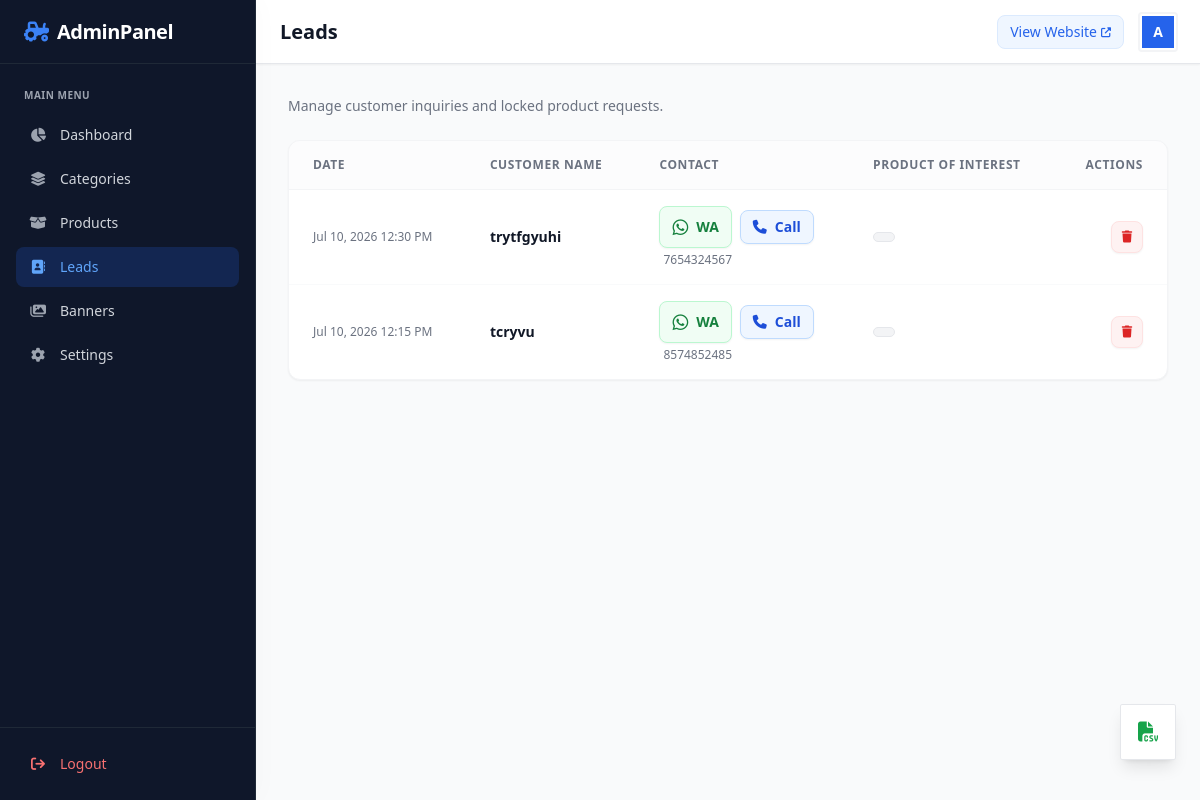
The app's page /admin/leads.php (signed in) with its own data.
### tables this page shows
CREATE TABLE leads (
    id INTEGER PRIMARY KEY AUTOINCREMENT,
    product_id INTEGER,
    customer_name TEXT NOT NULL,
    phone TEXT NOT NULL,
    created_at DATETIME DEFAULT CURRENT_TIMESTAMP,
    FOREIGN KEY(product_id) REFERENCES products(id)
);

### admin/leads.php (the view, shortened to what this page needs)
<?php
require_once __DIR__ . '/../includes/functions.php';
$leads = $pdo->query("
    SELECT l.*, p.name as product_name
    FROM leads l
    LEFT JOIN products p ON l.product_id = p.id
    ORDER BY l.id DESC
")->fetchAll();
include __DIR__ . '/includes/header.php';
?>
<div class="mb-6 animate-fade-in">
    <p class="text-gray-500 text-sm">Manage customer inquiries and locked product requests.</p>
</div>
<div class="bg-white rounded-xl shadow-sm border border-gray-100 overflow-hidden animate-slide-up">
    <div class="overflow-x-auto">
        <table class="w-full text-left border-collapse min-w-max">
            <thead>
                <tr class="bg-gray-50/50 text-gray-500 text-xs uppercase tracking-wider border-b border-gray-100">
                    <th class="px-6 py-4 font-semibold">Date</th>
                    <th class="px-6 py-4 font-semibold">Customer Name</th>
                    <th class="px-6 py-4 font-semibold">Contact</th>
                    <th class="px-6 py-4 font-semibold">Product of Interest</th>
                    <th class="px-6 py-4 font-semibold text-right">Actions</th>
                </tr>
            </thead>
            <tbody class="text-sm divide-y divide-gray-50">
                <?php if (empty($leads)): ?>
                    <tr>
                        <td colspan="5" class="px-6 py-12 text-center text-gray-500">
                            <i class="fa-solid fa-folder-open text-4xl mb-3 text-gray-200"></i>
                            <p class="font-medium text-gray-600">No leads found yet.</p>
                        </td>
                    </tr>
                <?php else: ?>
                    <?php foreach ($leads as $lead): ?>
                        <tr class="hover:bg-gray-50/80 transition duration-150">
                            <td class="px-6 py-4 text-gray-500 text-xs whitespace-nowrap font-medium"><?php echo date('M j, Y g:i A', strtotime($lead['created_at'])); ?></td>
                            <td class="px-6 py-4 font-bold text-gray-900"><?php echo htmlspecialchars($lead['customer_name']); ?></td>
                            <td class="px-6 py-4">
                                <div class="flex items-center gap-2">
                                    <a href="https://wa.me/<?php echo preg_replace('/[^0-9]/', '', $lead['phone']); ?>" target="_blank" data-turbo="false" class="inline-flex items-center px-3 py-1.5 rounded-lg bg-green-50 text-green-700 hover:bg-green-100 transition font-bold gap-2 text-sm border border-green-200 shadow-sm">
                                        <i class="fa-brands fa-whatsapp text-lg"></i> WA
                                    </a>
                                    <a href="tel:<?php echo preg_replace('/[^0-9+]/', '', $lead['phone']); ?>" data-turbo="false" class="inline-flex items-center px-3 py-1.5 rounded-lg bg-blue-50 text-blue-700 hover:bg-blue-100 transition font-bold gap-2 text-sm border border-blue-200 shadow-sm">
                                        <i class="fa-solid fa-phone"></i> Call
                                    </a>
                                </div>
                                <div class="mt-1 text-xs text-gray-500 font-medium ml-1">
                                    <?php echo htmlspecialchars($lead['phone']); ?>
                                </div>
                            </td>
                            <td class="px-6 py-4">
                                <span class="inline-flex items-center px-2.5 py-1 rounded-md text-xs font-semibold bg-gray-100 text-gray-700 border border-gray-200">
                                </span>
                            </td>
                            <td class="px-6 py-4 text-right">
                                <div class="flex items-center justify-end">
                                    <a href="?delete=<?php echo $lead['id']; ?>" class="w-8 h-8 rounded-lg bg-red-50 text-red-600 hover:bg-red-100 flex items-center justify-center transition shadow-sm border border-red-100" onclick="return confirm('Are you sure you want to delete this lead?');">
                                        <i class="fa-solid fa-trash text-xs"></i>
                                    </a>
                                </div>
                            </td>
                        </tr>
                    <?php endforeach; ?>
                <?php endif; ?>
            </tbody>
        </table>
    </div>
</div>
<a href="/admin/leads_export.php" data-turbo="false" class="fixed bottom-24 md:bottom-10 right-6 bg-white border border-gray-200 text-gray-700 w-14 h-14 rounded-sm flex items-center justify-center hover:bg-gray-50 transition shadow-lg z-30 group hover:scale-105" title="Export CSV">
    <i class="fa-solid fa-file-csv text-green-600 text-xl transition-transform"></i>
</a>
<?php include __DIR__ . '/includes/footer.php'; ?>

### records on screen
leads: created_at "Jul 10, 2026 12:30 PM", customer_name "trytfgyuhi", phone "7654324567"
leads: created_at "Jul 10, 2026 12:15 PM", customer_name "tcryvu", phone "8574852485"

### other values on screen
$pageTitle "Leads"
